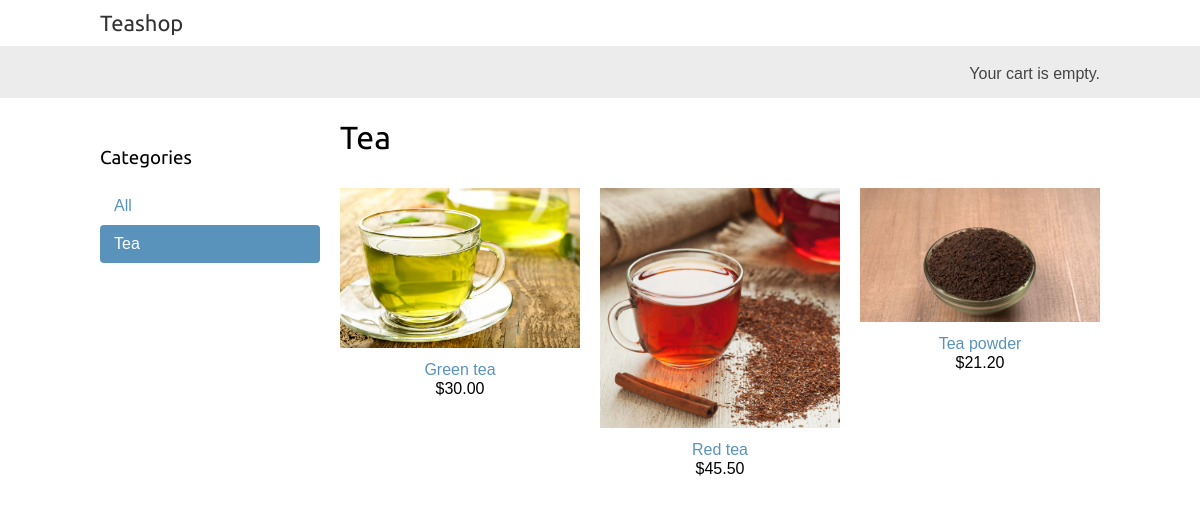
Page /tea/ on the committed database.
### shop/models.py (models this page shows, shortened)
class Category(models.Model):
    name = models.CharField(max_length=200)
    slug = models.SlugField(max_length=200, unique=True)
    class Meta:
        indexes = [
            models.Index(fields=['name'])
        ]
        ordering = ['name']
        verbose_name = 'category'
        verbose_name_plural = 'categories'
    def get_absolute_url(self):
        return reverse('shop:product_list_by_category', args=[self.slug])

class Product(models.Model):
    category = models.ForeignKey(Category,
                                 related_name='products',
                                 on_delete=models.CASCADE)
    name = models.CharField(max_length=200)
    slug = models.SlugField(max_length=200)
    image = models.ImageField(upload_to='products/%Y/%m/%d', blank=True)
    description = models.TextField(blank=True)
    price = models.DecimalField(max_digits=10, decimal_places=2)
    available = models.BooleanField(default=True)
    created = models.DateTimeField(auto_now_add=True)
    updated = models.DateTimeField(auto_now=True)
    class Meta:
        indexes = [
            models.Index(fields=['id', 'slug']),
            models.Index(fields=['name']),
            models.Index(fields=['-created'])
        ]
        ordering = ['name']
    def get_absolute_url(self):
        return reverse('shop:product_detail', args=[self.id, self.slug])

### shop/views.py (the view)
# urls.py: path('', views.product_list, name='product_list'),
def product_list(request, category_slug=None):
    template_name = 'shop/product/list.html'
    category = None
    categories = Category.objects.all()
    products = Product.objects.filter(available=True)
    if category_slug:
        category = get_object_or_404(Category, slug=category_slug)
        products = products.filter(category=category)
    context = {
        'category': category,
        'categories': categories,
        'products': products
    }
    return render(request=request, template_name=template_name, context=context)

### cart/cart.py (called while the page is built)
    def __len__(self):
        return sum(item['quantity'] for item in self.cart.values())

### cart/context_processors.py (called while the page is built)
def cart(request: HttpRequest):
    return {'cart': Cart(request)}

### shop/templates/shop/product/list.html (shortened to what this page needs)
{% extends 'shop/base.html' %}
{% load static %}
{% load thumbnail %}
{% block content %}
<div id="sidebar">
    <h3>Categories</h3>
    <ul>
        <li {% if not category %}class="selected" {% endif %}>
            <a href="{% url 'shop:product_list' %}">All</a>
        </li>
        {% for c in categories %}
        <li {% if category.slug == c.slug %}class="selected" {% endif %}>
            <a href="{{ c.get_absolute_url }}">{{ c.name }}</a>
        </li>
        {% endfor %}
    </ul>
</div>
<div id="main" class="product-list">
    <h1>{% if category %}{{ category.name }}{% else %}Products{% endif %}</h1>
    {% for product in products %}
    <div class="item">
        <a href="{{ product.get_absolute_url }}">
            {% if product.image %}{% thumbnail product.image 400x278 crop quality=100 as im %}{% endif %}
            <img src="{% if product.image %}{{ im.url }}{% else %}{% static 'img/no_image.png' %}{% endif %}">
        </a>
        <a href="{{ product.get_absolute_url }}">{{ product.name }}</a>
        <br>
        ${{ product.price }}
    </div>
    {% endfor %}
</div>
{% endblock %}

### static/css/base.css (style rules this page uses)
body { margin:0; padding:0; font-family:helvetica, sans-serif; }
h1, h2, h3, h4, h5 , h6 { font-family: 'Ubuntu', sans-serif; font-weight:normal; }
a { text-decoration:none; color:#5993bb; }
#sidebar { width:220px; padding:30px 20px 0 0; float:left; }
#sidebar ul { margin:0; padding:0; }
#sidebar ul li { margin:0; list-style:none; padding:10px 14px; }
#sidebar ul li a { display:block; }
#sidebar ul li.selected { background:#5993bb; border-radius:4px; }
#sidebar ul li.selected a { color:#fff; }
#main { float:left; width: 96%; margin-right:-220px; overflow:hidden; }
.product-list .item { width:25%; padding:10px 20px 10px 0; float:left; text-align:center; line-height:1.2; }
.product-list .item img { width:100%; margin-bottom:8px; }

### rows in the picture
Category: name "Tea"
Product: shows a picture, name "Green tea", price "30.00"
Product: shows a picture, name "Red tea", price "45.50"
Product: shows a picture, name "Tea powder", price "21.20"
